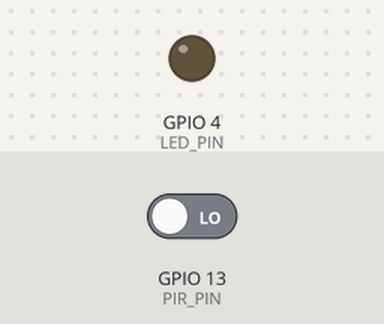
Bench run of a sketch on a simulated ESP32. Shown: output pins drawn as LEDs (lit = HIGH). Dashed ring = blinking. The test bench sets the inputs (shaded band); at power-on: GPIO 13 (PIR_PIN) LOW. WiFi joins after 1.5 s; servers stay silent unless stated; the local clock reads 2024-03-15 10:24:30 at power-on unless the sketch sets it; EEPROM starts erased; the camera gives no picture; what the sketch prints to the serial monitor is not drawn.

Above: at 3.0 s.
3.1 s: GPIO 13 (PIR_PIN) driven HIGH
At 11.9 s:
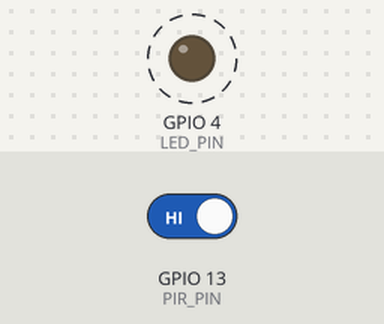
12.1 s: GPIO 13 (PIR_PIN) driven LOW
At 12.8 s:
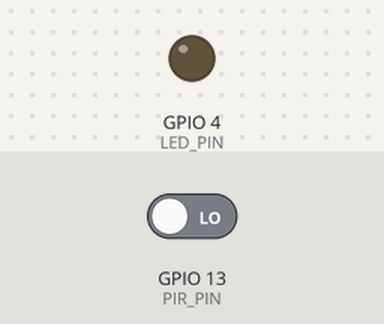
Timing chart, 0 to 14.6 s (numbered marks = the images above; inputs shaded):
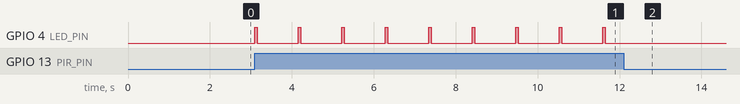

The sketch:

projmini1.ino
```cpp
#include <Wire.h>
#include <RTClib.h>
#include <SPIFFS.h>
#include "esp_camera.h"
#include "Arduino.h"
#include "soc/soc.h"
#include "soc/rtc_cntl_reg.h"
#include "driver/rtc_io.h"
#include <EEPROM.h>
#include <WiFi.h>
#include <WebServer.h>

// RTC instance
RTC_DS3231 rtc;

#define EEPROM_SIZE 1

RTC_DATA_ATTR int bootCount = 0;

// Replace with your network credentials
const char* ssid = "  ";
const char* password = "  ";

WebServer server(80);

// Pin definition for CAMERA_MODEL_AI_THINKER
#define PWDN_GPIO_NUM     32
#define RESET_GPIO_NUM    -1
#define XCLK_GPIO_NUM      0
#define SIOD_GPIO_NUM     26
#define SIOC_GPIO_NUM     27
#define Y9_GPIO_NUM       35
#define Y8_GPIO_NUM       34
#define Y7_GPIO_NUM       39
#define Y6_GPIO_NUM       36
#define Y5_GPIO_NUM       21
#define Y4_GPIO_NUM       19
#define Y3_GPIO_NUM       18
#define Y2_GPIO_NUM        5
#define VSYNC_GPIO_NUM    25
#define HREF_GPIO_NUM     23
#define PCLK_GPIO_NUM     22

#define PIR_PIN           13    // PIR sensor pin
#define LED_PIN            4    // On-board LED

camera_fb_t *currentImage = NULL;
camera_fb_t *previousImage = NULL;

void setup() {
  WRITE_PERI_REG(RTC_CNTL_BROWN_OUT_REG, 0); // Disable brownout detector
  Serial.begin(115200);

  // Initialize EEPROM
  EEPROM.begin(EEPROM_SIZE);

  // Initialize the PIR sensor pin
  pinMode(PIR_PIN, INPUT);

  // Initialize the LED
  pinMode(LED_PIN, OUTPUT);
  digitalWrite(LED_PIN, LOW);

  // Connect to Wi-Fi
  WiFi.begin(ssid, password);
  Serial.print("Connecting to Wi-Fi");
  while (WiFi.status() != WL_CONNECTED) {
    delay(500);
    Serial.print(".");
  }
  Serial.println("Connected to Wi-Fi");
  Serial.print("IP Address: ");
  Serial.println(WiFi.localIP());

  // Initialize I2C for RTC
  Wire.begin(14, 15); // SDA = GPIO 14, SCL = GPIO 15

  // Initialize RTC
  if (!rtc.begin()) {
    Serial.println("Couldn't find RTC");
    while (1);
  }

  if (rtc.lostPower()) {
    Serial.println("RTC lost power, setting the time!");
    rtc.adjust(DateTime(F(__DATE__), F(__TIME__))); // Set to compile time
  }

  // Configure camera
  camera_config_t config;
  config.ledc_channel = LEDC_CHANNEL_0;
  config.ledc_timer = LEDC_TIMER_0;
  config.pin_d0 = Y2_GPIO_NUM;
  config.pin_d1 = Y3_GPIO_NUM;
  config.pin_d2 = Y4_GPIO_NUM;
  config.pin_d3 = Y5_GPIO_NUM;
  config.pin_d4 = Y6_GPIO_NUM;
  config.pin_d5 = Y7_GPIO_NUM;
  config.pin_d6 = Y8_GPIO_NUM;
  config.pin_d7 = Y9_GPIO_NUM;
  config.pin_xclk = XCLK_GPIO_NUM;
  config.pin_pclk = PCLK_GPIO_NUM;
  config.pin_vsync = VSYNC_GPIO_NUM;
  config.pin_href = HREF_GPIO_NUM;
  config.pin_sscb_sda = SIOD_GPIO_NUM;
  config.pin_sscb_scl = SIOC_GPIO_NUM;
  config.pin_pwdn = PWDN_GPIO_NUM;
  config.pin_reset = RESET_GPIO_NUM;
  config.xclk_freq_hz = 20000000;
  config.pixel_format = PIXFORMAT_JPEG;

  if (psramFound()) {
    config.frame_size = FRAMESIZE_UXGA;
    config.jpeg_quality = 10;
    config.fb_count = 2;
  } else {
    config.frame_size = FRAMESIZE_SVGA;
    config.jpeg_quality = 12;
    config.fb_count = 1;
  }

  // Init Camera
  if (esp_camera_init(&config) != ESP_OK) {
    Serial.println("Camera init failed");
    return;
  }

  // Configure web server routes
  server.on("/", handleRoot);
  server.on("/current", handleCurrentImage);
  server.on("/previous", handlePreviousImage);
  server.begin();
  Serial.println("HTTP server started");

  Serial.println("Setup complete. Waiting for PIR trigger to capture image.");
}

void loop() {
  server.handleClient();

  // If motion detected, take picture
  if (digitalRead(PIR_PIN) == HIGH) {
    Serial.println("Motion detected");
    captureImageWithTimestamp();
    delay(1000); // Debounce delay
  }
}

// Function to capture image and store it in memory with timestamp
void captureImageWithTimestamp() {
  // Move current image to previous
  if (previousImage) {
    esp_camera_fb_return(previousImage); // Release old previous image
  }
  previousImage = currentImage;

  // Capture a new image
  digitalWrite(LED_PIN, HIGH); // Turn on LED to indicate capture
  currentImage = esp_camera_fb_get();
  if (!currentImage) {
    Serial.println("Camera capture failed");
    digitalWrite(LED_PIN, LOW);
    return;
  }

  DateTime now = rtc.now();
  Serial.printf("Image captured at: %04d-%02d-%02d %02d:%02d:%02d\n",
                now.year(), now.month(), now.day(), now.hour(), now.minute(), now.second());

  digitalWrite(LED_PIN, LOW); // Turn off LED after capture
}

// Function to serve the current image
void handleCurrentImage() {
  if (currentImage == NULL) {
    server.send(404, "text/plain", "No current image captured yet");
    return;
  }
  Serial.println("Sending current image over HTTP");
  server.sendHeader("Content-Disposition", "inline; filename=current.jpg");
  server.send_P(200, "image/jpeg", (const char*)currentImage->buf, currentImage->len);
}

// Function to serve the previous image
void handlePreviousImage() {
  if (previousImage == NULL) {
    server.send(404, "text/plain", "No previous image available");
    return;
  }
  Serial.println("Sending previous image over HTTP");
  server.sendHeader("Content-Disposition", "inline; filename=previous.jpg");
  server.send_P(200, "image/jpeg", (const char*)previousImage->buf, previousImage->len);
}

// Function to handle the root request
/*void handleRoot() {
  String html = "<html><body><h1>ESP32-CAM captured images</h1>";
  html += "<p><a href='/current'>View Current Image</a></p>";
  html += "<p><a href='/previous'>View Previous Image</a></p>";
  html += "</body></html>";
  server.send(200, "text/html", html);
}*/

void handleRoot() {
  String html = "<html><head><style>"
                "body { font-family: Arial, sans-serif; background-color: #f0f0f0; margin: 0; padding: 0; display: flex; justify-content: center; align-items: center; height: 100vh; }"
                "div.container { background-color: white; padding: 20px; border-radius: 8px; box-shadow: 0 4px 8px rgba(0, 0, 0, 0.1); text-align: center; }"
                "h1 { color: #333; font-size: 24px; }"
                "p { font-size: 18px; margin-bottom: 20px; }"
                "a { text-decoration: none; padding: 10px 20px; font-size: 18px; color: white; background-color: #4CAF50; border-radius: 5px; transition: background-color 0.3s ease; }"
                "a:hover { background-color: #45a049; }"
                "footer { margin-top: 20px; font-size: 14px; color: #777; }"
                "</style></head><body>"
                "<div class='container'>"
                "<h1>ESP32-CAM Motion Detection</h1>"
                "<p><a href='/current'>View Current Image</a></p>"
                "<p><a href='/previous'>View Previous Image</a></p>"
                "<footer>ESP32-CAM Project by 420,21,47</footer>"
                "</div>"
                "</body></html>";
  server.send(200, "text/html", html);
}
```

Measured:
- after the input at 3.1 s, GPIO 4 (LED_PIN): alternates HIGH for 0.06 s and LOW for 1.0 s, starting at once
- after the input at 12.1 s, GPIO 4 (LED_PIN): stops changing and stays LOW
